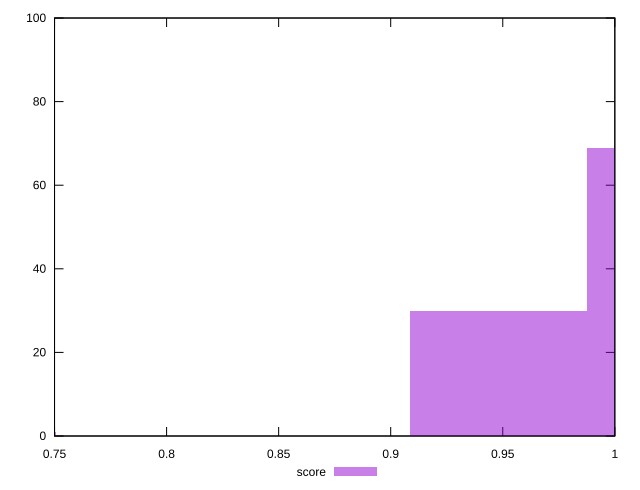

Source code (gnuplot):
reset

$score <<EOF
0.7111452934387006 1
0.9481937245849341 30
1.0272098683003452 69
EOF

set key outside below
set boxwidth 0.07901614371541117
set xrange [0.75:1]
set yrange [0:100]
set trange [0:100]
set style fill transparent solid 0.5 noborder
set terminal svg size 640, 490 enhanced background rgb 'white'
set output "report_00016_2021-02-10T13-31-48.338Z/uses-rel-preconnect/samples/pages+cached+noadtech+nomedia+nocss/score/histogram.svg"

plot $score title "score" with boxes

reset
